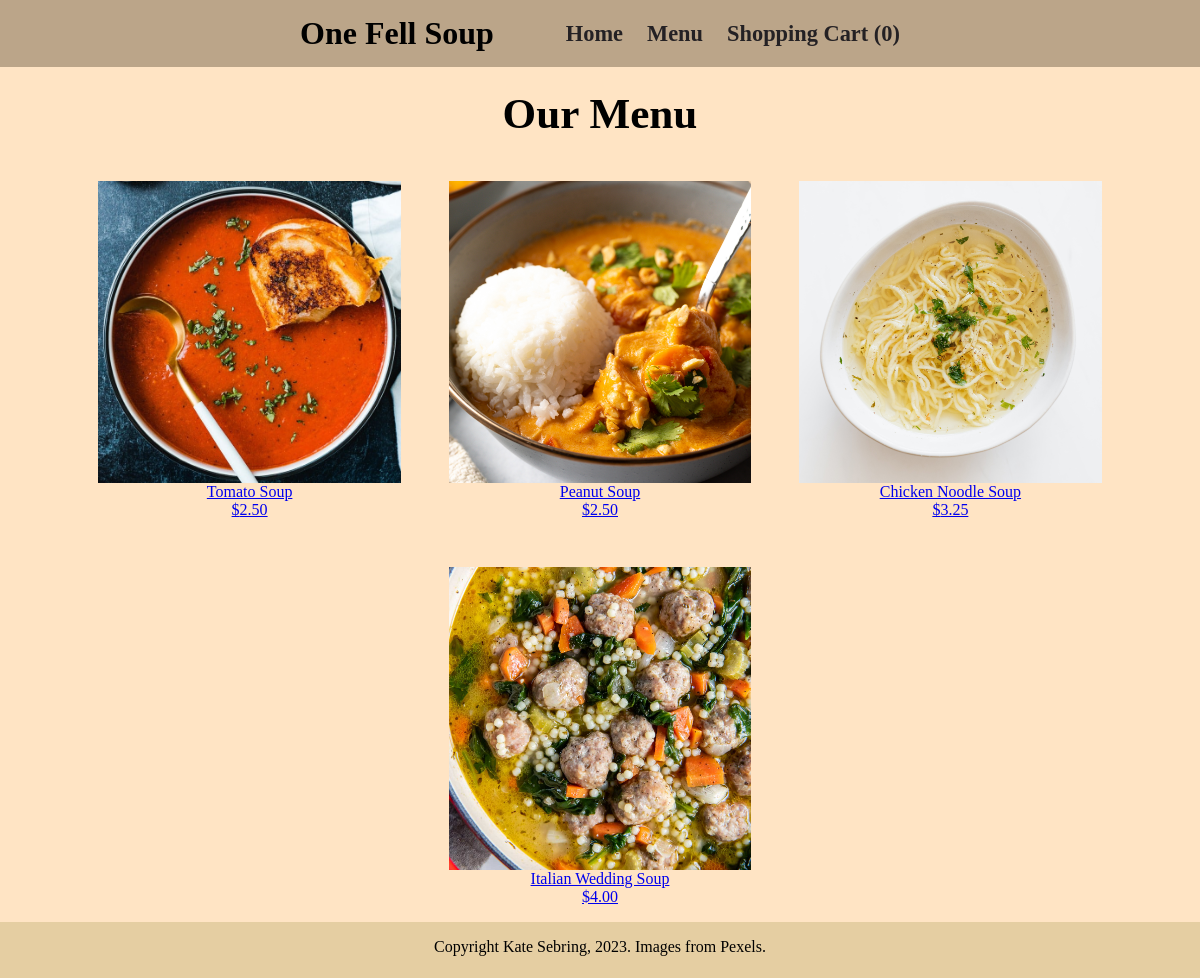
Page /menu.php on the committed database.
### tables this page shows
CREATE TABLE soup_products(
productID INT AUTO_INCREMENT PRIMARY KEY,
productName VARCHAR(255),
productDescription VARCHAR(1000),
calories INT,
productPrice DECIMAL(13,2),
webPageLink VARCHAR(255),
allergies VARCHAR (1000),
ingredients VARCHAR (1000),
productImg VARCHAR(255)
);

### menu.php (the view, shortened to what this page needs)
<?php
include("header.php");
?>
<!DOCTYPE html>
<html lang="en">
<head>
    <link href="css/universal_settings.css" rel="stylesheet">
</head>
<body>
    <h2>Our Menu</h2>
    <div class="soup-grid">
    <?php
    try {
        $selectItem = "SELECT * FROM soup_products ORDER BY productPrice";
        $stmt = $conn->prepare($selectItem);
        $stmt->execute();
        $stmt->setFetchMode(PDO::FETCH_ASSOC);
        foreach($stmt->fetchAll() as $listItem) {
            $productName = $listItem['productName'];
            $productImg = $listItem['productImg'];
            $productPrice = $listItem['productPrice'];
            $webPageLink = $listItem['webPageLink'];
            echo "<div class='soup-item'><a href='$webPageLink'>";
            echo "<img src='$productImg' style='width:100%'>";
            echo "<p>$productName<br>$$productPrice</p></a>";
            echo "</div>";
        }
    } catch(PDOException $e) {
        echo "Error: " . $e->getMessage();
      }
    ?>
    </div>
    <footer>
        Copyright Kate Sebring, 2023. Images from Pexels.
    </footer>
</body>
</html>

### css/universal_settings.css (style rules this page uses)
* { margin: 0; padding: 0; }
body { font-family: Cambria, Cochin, Georgia, Times, 'Times New Roman', serif; background-color: bisque; }
footer { background-color: rgb(229, 206, 162); height: 2.5rem; text-align: center; width:100%; padding-top: 1em; padding-bottom: 1em; margin-top: 1em; }
@media screen and (min-width: 348px) { footer { padding-bottom: 0; } }

### menu.php (style rules this page uses)
h2 { text-align: center; font-size: 2em; margin-top: 0.5em; margin-bottom: 0.5em; }
.soup-grid { margin: auto; display: flex; flex-flow: row wrap; justify-content: center; align-items: center; width:80vw; gap: 1em; }
.soup-item { width: 100%; text-align: center; }
@media screen and (min-width: 554px) { .soup-grid { width: 90vw; } }
@media screen and (min-width: 554px) { .soup-item { width: 40%; } }
@media screen and (min-width: 1000px) { h2 { font-size: 2.7em; margin-bottom: 1em; } }
@media screen and (min-width: 1000px) { .soup-grid { gap:3em; } }
@media screen and (min-width: 1000px) { .soup-item { width: 28%; } }

### rows in the picture
soup_products: productImg (picture), productName "Tomato Soup", productPrice "2.50"
soup_products: productImg (picture), productName "Peanut Soup", productPrice "2.50"
soup_products: productImg (picture), productName "Chicken Noodle Soup", productPrice "3.25"
soup_products: productImg (picture), productName "Italian Wedding Soup", productPrice "4.00"
